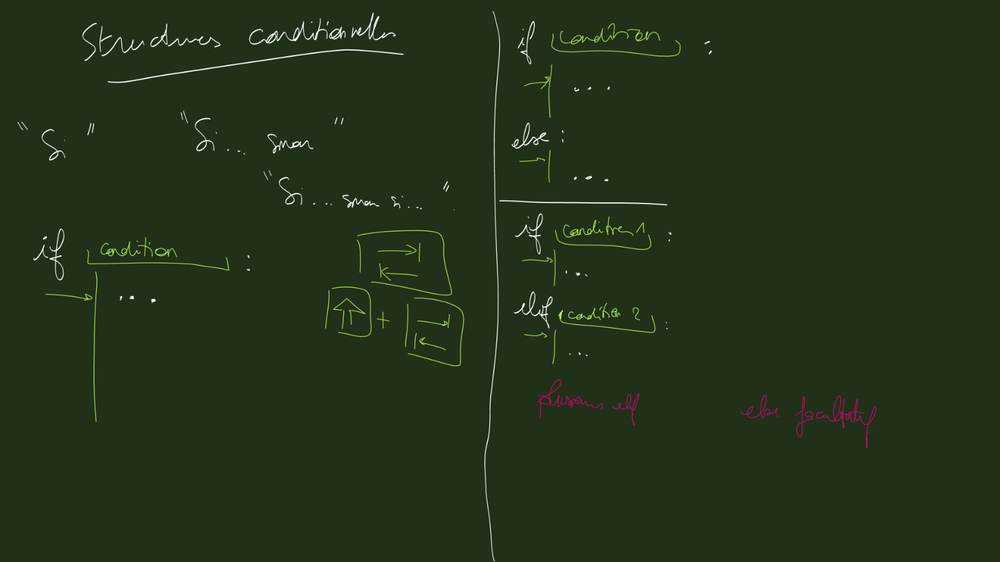
#> input picture Séance 2/tableaux/1.png, 1000 x 562 px, shrunk from 1600 x 900 before the run; its folder holds 3 pictures in this run
$ python merge_notes.py
#> lines starting #> are read from the running program, lines starting #| are printed output that depends on the picture
from PIL import Image
from pathlib import Path
import os


def images_to_pdf(input_folder, output_folder, output_filename):
#> called with output_filename = 'tableaux'
    images = [f for f in os.listdir(input_folder) if f.lower().endswith('.png')]
    if not images:
        print("Aucune image PNG trouvée dans le dossier.")
        return
    images.sort()
    image_list = [
        Image.open(
            Path('.')/input_folder/img
        ).convert('RGB')
        for img in images
    ]
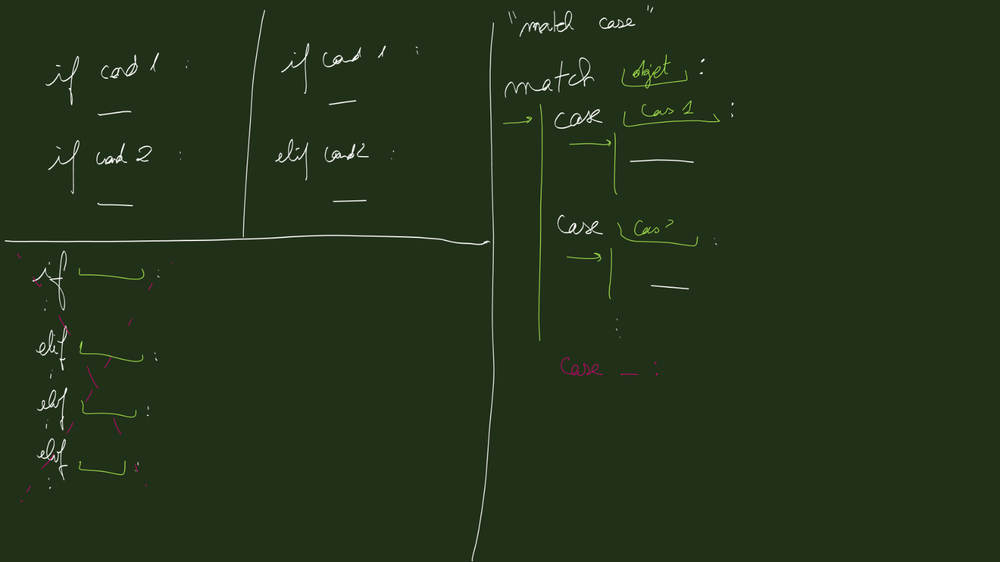
#> input picture Séance 2/tableaux/2.png, 1000 x 562 px, shrunk from 1600 x 900 before the run
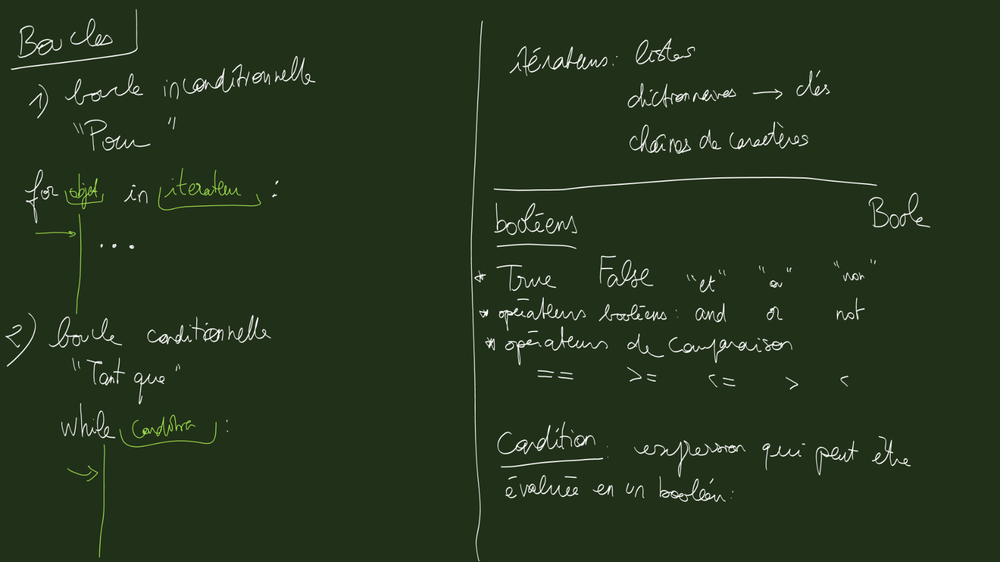
#> input picture Séance 2/tableaux/3.png, 1000 x 562 px, shrunk from 1600 x 900 before the run
#> image_list = 3 items

    image_list[0].save(Path('.')/output_folder/f"{output_filename}.pdf", save_all=True, append_images=image_list[1:])
    print(f"PDF créé avec succès : {output_filename}.pdf")


images_to_pdf(
    input_folder=Path('.')/"Séance 2"/"tableaux",
    output_folder=Path('.')/"Séance 2",
    output_filename="tableaux"
)
